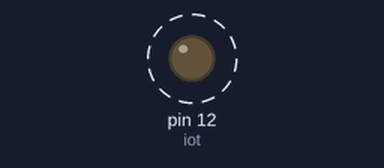
Recording of a sketch running on a simulated Arduino Uno, built with avr-gcc and run on an emulated ATmega328P. On the bench: output pins drawn as LEDs (lit = HIGH). Dashed ring = blinking. What the sketch prints to the serial monitor is not drawn.

Above: at 0.5 s.
Timing chart, 0 to 4.6 s (numbered marks = the images above):
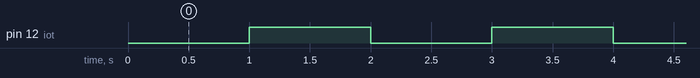

The sketch:

for.ino
```cpp
int iot = 12;
void setup() {
Serial.begin(9600);
pinMode(iot,OUTPUT);
for(int i=1 ;i<= 20 ;i-- ){
 Serial.println(i);
 digitalWrite(iot,LOW);
  delay(1000);
  digitalWrite(iot,HIGH);
  delay(1000);
}
}


void loop() {
}
```

Measured:
- by itself, pin 12 (iot): alternates HIGH for 1.0 s and LOW for 1.0 s
